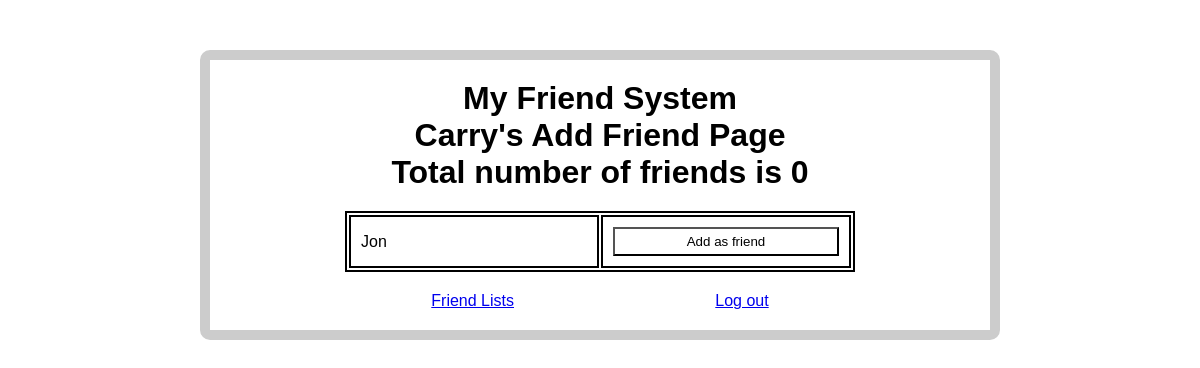
The page /views/friendadd.php (signed in) on the database as committed earlier.
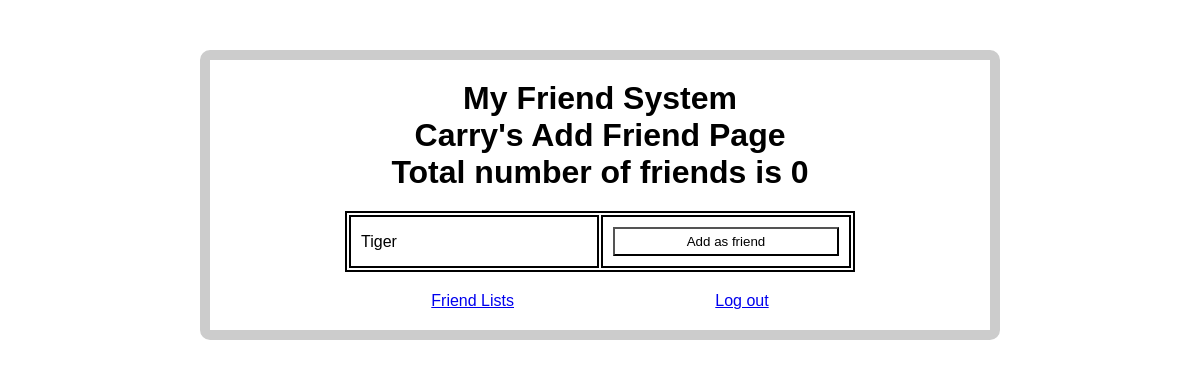
The same page on the database as committed later.
### tables this page shows
CREATE TABLE `friends` (
  `friend_id` int(11) NOT NULL,
  `friend_email` varchar(50) NOT NULL,
  `password` varchar(20) NOT NULL,
  `profile_name` varchar(30) NOT NULL,
  `date_started` date NOT NULL,
  `num_of_friends` int(11) NOT NULL
);

### functions/allFunctions.php (called while the page is built, shortened)
<?php require_once('../db/db.php');
function getAllFriends()
{
    $conn = dbConnection();
    $sql = "select * from friends where friend_id not in (select friend_id2 from myfriends)";
    $result = mysqli_query($conn, $sql);
    $friends = [];
    while ($row = mysqli_fetch_assoc($result)) {
        array_push($friends, $row);
    }
    return $friends;
}

### views/friendadd.php (the view, shortened to what this page needs)
<?php require_once('../functions/session_header.php');
require_once('../functions/allFunctions.php'); ?>
<!DOCTYPE html>
<html lang="en">
<head>
    <link href="../style/main.css" rel="stylesheet" />
</head>
<body>
    <div class="container">
        <h1>My Friend System <br />
            <?=$_SESSION['profile_name']?>'s Add
            Friend Page <br />
            Total number of friends is
            <?=$_SESSION['num_of_friends']?>
        </h1>
        <table>
            <tbody>
                <?php $friends = getAllFriends(); for ($i=0; $i != count($friends); $i++) {
                    if ($friends[$i]['profile_name'] != $_SESSION['profile_name']) {
                        ?>
                <form action="../functions/addfriend.php" method="post">
                    <tr>
                        <td>
                            <?=$friends[$i]['profile_name']?>
                        </td>
                        <td>
                            <button type="submit" name="submit">Add as friend</button>
                        </td>
                    </tr>
                </form>
                <?php
                    }
                } ?>
            </tbody>
        </table>
        <div class="navlinks">
            <a href="./friendlist.php">Friend Lists</a>
            <a href="../functions/logout.php">Log out</a>
        </div>
    </div>
</body>
</html>

Rows that differ between the two databases and show on the page:
no longer on this page (row unchanged): friends: profile_name "Jon"
added friends: profile_name "Tiger"
